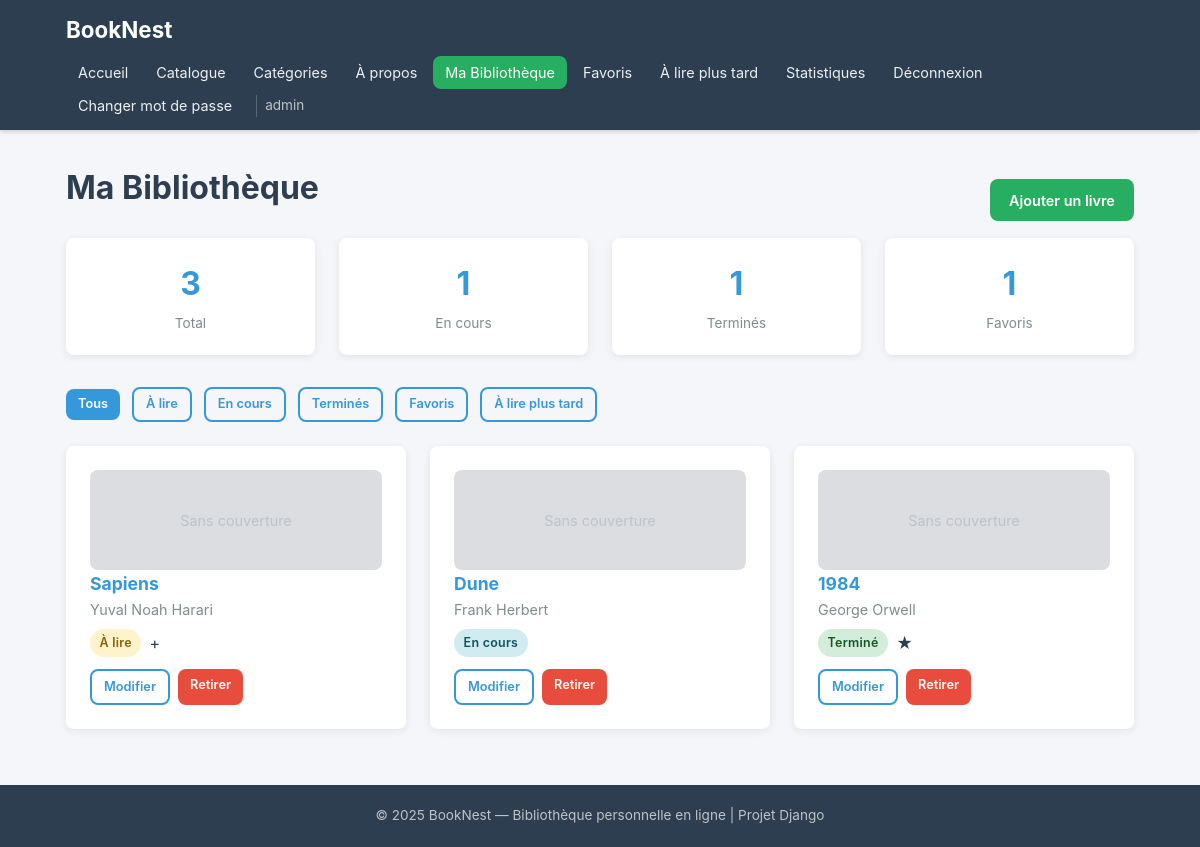
The page /my-books/ (signed in) on the database its author committed.
### books/models.py (models this page shows, shortened)
class UserBook(models.Model):
    class ReadingStatus(models.TextChoices):
        TO_READ = 'to_read', 'À lire'
        READING = 'reading', 'En cours'
        FINISHED = 'finished', 'Terminé'
    class Rating(models.IntegerChoices):
        ONE = 1, '★☆☆☆☆'
        TWO = 2, '★★☆☆☆'
        THREE = 3, '★★★☆☆'
        FOUR = 4, '★★★★☆'
        FIVE = 5, '★★★★★'
    user = models.ForeignKey(
        User,
        on_delete=models.CASCADE,
        related_name='user_books',
        verbose_name="Utilisateur"
    )
    book = models.ForeignKey(
        Book,
        on_delete=models.CASCADE,
        related_name='user_books',
        verbose_name="Livre"
    )
    reading_status = models.CharField(
        max_length=20,
        choices=ReadingStatus.choices,
        default=ReadingStatus.TO_READ,
        verbose_name="Statut de lecture"
    )
    added_date = models.DateTimeField(
        auto_now_add=True,
        verbose_name="Date d'ajout"
    )
    is_favorite = models.BooleanField(
        default=False,
        verbose_name="Favori"
    )
    is_read_later = models.BooleanField(
        default=False,
        verbose_name="À lire plus tard"
    )
    personal_note = models.TextField(
        blank=True,
        verbose_name="Note personnelle"
    )
    comment = models.TextField(
        blank=True,
        verbose_name="Commentaire"
    )
    rating = models.IntegerField(
        null=True,
        blank=True,
        choices=Rating.choices,
        validators=[MinValueValidator(1), MaxValueValidator(5)],
        verbose_name="Évaluation"
    )
    updated_at = models.DateTimeField(
        auto_now=True,
        verbose_name="Dernière modification"
    )
    class Meta:
        verbose_name = "Livre utilisateur"
        verbose_name_plural = "Livres utilisateurs"
        ordering = ['-added_date']
        unique_together = ('user', 'book')

class Book(models.Model):
    title = models.CharField(
        max_length=250,
        verbose_name="Titre"
    )
    author = models.CharField(
        max_length=250,
        verbose_name="Auteur"
    )
    isbn = models.CharField(
        max_length=13,
        blank=True,
        null=True,
        unique=True,
        verbose_name="ISBN"
    )
    summary = models.TextField(
        blank=True,
        verbose_name="Résumé"
    )
    publication_year = models.IntegerField(
        null=True,
        blank=True,
        verbose_name="Année de publication"
    )
    cover_image = models.ImageField(
        upload_to='book_covers/',
        blank=True,
        null=True,
        verbose_name="Image de couverture (fichier)"
    )
    cover_url = models.URLField(
        blank=True,
        null=True,
        verbose_name="URL de couverture (lien externe)"
    )
    category = models.ForeignKey(
        Category,
        on_delete=models.SET_NULL,
        null=True,
        blank=True,
        related_name='books',
        verbose_name="Catégorie"
    )
    added_to_catalog = models.DateTimeField(
        auto_now_add=True,
        verbose_name="Date d'ajout au catalogue"
    )
    class Meta:
        verbose_name = "Livre"
        verbose_name_plural = "Livres"
        ordering = ['-added_to_catalog']
        unique_together = ('title', 'author')

### books/views.py (the view)
# urls.py: path('my-books/', views.UserBookListView.as_view(), name='my-books'),
class UserBookListView(LoginRequiredMixin, ListView):
    model = UserBook
    template_name = 'books/userbook_list.html'
    context_object_name = 'user_books'
    paginate_by = 12
    def get_queryset(self):
        qs = UserBook.objects.filter(
            user=self.request.user
        ).select_related('book', 'book__category')
        status = self.request.GET.get('status')
        if status:
            qs = qs.filter(reading_status=status)
        if self.request.GET.get('favorite'):
            qs = qs.filter(is_favorite=True)
        if self.request.GET.get('read_later'):
            qs = qs.filter(is_read_later=True)
        ordering = self.request.GET.get('order', '-added_date')
        return qs.order_by(ordering)
    def get_context_data(self, **kwargs):
        context = super().get_context_data(**kwargs)
        user_qs = UserBook.objects.filter(user=self.request.user)
        context['total_books'] = user_qs.count()
        context['books_reading'] = user_qs.filter(reading_status='reading').count()
        context['books_finished'] = user_qs.filter(reading_status='finished').count()
        context['books_favorites'] = user_qs.filter(is_favorite=True).count()
        return context

### templates/books/userbook_list.html (shortened to what this page needs)
{% extends 'base.html' %}
{% block content %}
<div class="flex-between">
  <h1 class="page-title">{{ page_title|default:"Ma Bibliothèque" }}</h1>
  <a href="{% url 'userbook-create' %}" class="btn btn-success"
    >Ajouter un livre</a
  >
</div>
<div class="stats-row">
  <div class="stat-box">
    <div class="stat-number">{{ total_books }}</div>
    <div class="stat-label">Total</div>
  </div>
  <div class="stat-box">
    <div class="stat-number">{{ books_reading }}</div>
    <div class="stat-label">En cours</div>
  </div>
  <div class="stat-box">
    <div class="stat-number">{{ books_finished }}</div>
    <div class="stat-label">Terminés</div>
  </div>
  <div class="stat-box">
    <div class="stat-number">{{ books_favorites }}</div>
    <div class="stat-label">Favoris</div>
  </div>
</div>
<div class="filters">
  <a
    href="{% url 'my-books' %}"
    class="btn btn-sm {% if not request.GET.status and not request.GET.favorite and not request.GET.read_later %}btn-primary{% else %}btn-outline{% endif %}"
    >Tous</a
  >
  <a
    href="?status=to_read"
    class="btn btn-sm {% if request.GET.status == 'to_read' %}btn-warning{% else %}btn-outline{% endif %}"
    >À lire</a
  >
  <a
    href="?status=reading"
    class="btn btn-sm {% if request.GET.status == 'reading' %}btn-primary{% else %}btn-outline{% endif %}"
    >En cours</a
  >
  <a
    href="?status=finished"
    class="btn btn-sm {% if request.GET.status == 'finished' %}btn-success{% else %}btn-outline{% endif %}"
    >Terminés</a
  >
  <a
    href="?favorite=1"
    class="btn btn-sm {% if request.GET.favorite %}btn-warning{% else %}btn-outline{% endif %}"
    >Favoris</a
  >
  <a
    href="?read_later=1"
    class="btn btn-sm {% if request.GET.read_later %}btn-outline{% else %}btn-outline{% endif %}"
    >À lire plus tard</a
  >
</div>
<div class="card-grid">
  {% for user_book in user_books %}
  <div class="card">
    {% if user_book.book.cover_image %}
    <img
      src="{{ user_book.book.cover_image.url }}"
      alt="{{ user_book.book.title }}"
      style="
        width: 100%;
        height: 180px;
        object-fit: cover;
        border-radius: 4px;
        margin-bottom: 0.75rem;
      "
    />
    {% else %}
    <div
      class="detail-cover-placeholder"
      style="
        height: 100px;
        font-size: 0.9rem;
        display: flex;
        align-items: center;
        justify-content: center;
      "
    >
      Sans couverture
    </div>
    {% endif %}
    <h3 class="book-title">
      <a href="{% url 'book-detail' user_book.book.pk %}"
        >{{ user_book.book.title }}</a
      >
    </h3>
    <p class="book-author">{{ user_book.book.author }}</p>
    <div
      style="
        margin-top: 0.5rem;
        display: flex;
        gap: 0.5rem;
        flex-wrap: wrap;
        align-items: center;
      "
    >
      {% if user_book.reading_status == 'to_read' %}
      <span class="badge badge-to-read">À lire</span>
      {% elif user_book.reading_status == 'reading' %}
      <span class="badge badge-reading">En cours</span>
      {% elif user_book.reading_status == 'finished' %}
      <span class="badge badge-finished">Terminé</span>
      {% endif %} {% if user_book.is_favorite %}
      <span title="Favori">★</span>
      {% endif %} {% if user_book.is_read_later %}
      <span title="À lire plus tard">+</span>
      {% endif %}
    </div>
    <div style="margin-top: 0.75rem; display: flex; gap: 0.5rem">
      <a
        href="{% url 'userbook-update' user_book.pk %}"
        class="btn btn-outline btn-sm"
        >Modifier</a
      >
      <a
        href="{% url 'userbook-delete' user_book.pk %}"
        class="btn btn-danger btn-sm"
        >Retirer</a
      >
    </div>
  </div>
  {% endfor %}
</div>
 {% endblock %}

### templates/base.html (shortened to what this page needs)
{% load static %}
<!doctype html>
<html lang="fr">
  <head>
    <link rel="stylesheet" href="{% static 'css/style.css' %}" />
  </head>
  <body>
    <nav class="navbar">
      <div class="container nav-container">
        <a href="{% url 'home' %}" class="nav-brand">BookNest</a>
        <ul class="nav-links">
          <li><a href="{% url 'home' %}">Accueil</a></li>
          <li><a href="{% url 'catalogue' %}">Catalogue</a></li>
          <li><a href="{% url 'category-list' %}">Catégories</a></li>
          <li><a href="{% url 'about' %}">À propos</a></li>
          {% if user.is_authenticated %}
          <li>
            <a href="{% url 'my-books' %}" class="nav-highlight"
              >Ma Bibliothèque</a
            >
          </li>
          <li><a href="{% url 'my-favorites' %}">Favoris</a></li>
          <li><a href="{% url 'my-read-later' %}">À lire plus tard</a></li>
          <li><a href="{% url 'reading-stats' %}">Statistiques</a></li>
          <li>
            <form method="post" action="{% url 'accounts:logout' %}" class="logout-form">
              <button type="submit" class="btn-link">Déconnexion</button>
            </form>
          </li>
          <li><a href="{% url 'accounts:password_change' %}">Changer mot de passe</a></li>
          <li class="nav-user">{{ user.username }}</li>
          {% else %}
          <li><a href="{% url 'accounts:login' %}">Connexion</a></li>
          <li>
            <a href="{% url 'accounts:signup' %}" class="nav-highlight">Inscription</a>
          </li>
          {% endif %}
        </ul>
      </div>
    </nav>
    <main class="container main-content">
      {% block content %} {% endblock %}
    </main>
    <footer class="footer">
      <div class="container">
        <p>
          &copy; 2025 BookNest — Bibliothèque personnelle en ligne | Projet
          Django
        </p>
      </div>
    </footer>
  </body>
</html>

### static/css/style.css (style rules this page uses)
*, *::before, *::after { box-sizing: border-box; margin: 0; padding: 0; }
:root { --color-primary: #2c3e50; --color-secondary: #3498db; --color-accent: #27ae60; --color-warning: #f39c12; --color-danger: #e74c3c; --color-bg: #f5f6fa; --color-card: #ffffff; --color-text: #2c3e50; --color-text-light: #7f8c8d; --color-border: #dcdde1; --radius: 8px; --shadow: 0 2px 8px rgba(0, 0, 0, 0.08); --max-width: 1100px; }
body { font-family: -apple-system, BlinkMacSystemFont, "Segoe UI", Roboto, "Helvetica Neue", Arial, sans-serif; background: var(--color-bg); color: var(--color-text); line-height: 1.6; min-height: 100vh; display: flex; flex-direction: column; }
a { color: var(--color-secondary); text-decoration: none; transition: color 0.2s; }
.container { width: 100%; max-width: var(--max-width); margin: 0 auto; padding: 0 1rem; }
.navbar { background: var(--color-primary); padding: 0.75rem 0; box-shadow: 0 2px 4px rgba(0, 0, 0, 0.15); position: sticky; top: 0; z-index: 100; }
.nav-container { display: flex; align-items: center; justify-content: space-between; flex-wrap: wrap; gap: 0.5rem; }
.nav-brand { font-size: 1.4rem; font-weight: 700; color: #fff !important; }
.nav-links { list-style: none; display: flex; align-items: center; gap: 0.25rem; flex-wrap: wrap; }
.nav-links li a { color: #ecf0f1; padding: 0.5rem 0.75rem; border-radius: var(--radius); font-size: 0.9rem; transition: background 0.2s, color 0.2s; }
.nav-highlight { background: var(--color-accent) !important; color: #fff !important; }
.nav-user { color: #bdc3c7; font-size: 0.85rem; padding-left: 0.5rem; margin-left: 0.5rem; border-left: 1px solid rgba(255, 255, 255, 0.2); }
.logout-form { display: inline; }
.btn-link { background: none; border: none; color: #ecf0f1; cursor: pointer; font-size: 0.9rem; padding: 0.5rem 0.75rem; border-radius: var(--radius); transition: background 0.2s, color 0.2s; font-family: inherit; }
.main-content { flex: 1; padding-top: 2rem; padding-bottom: 2rem; }
.card { background: var(--color-card); border-radius: var(--radius); box-shadow: var(--shadow); padding: 1.5rem; margin-bottom: 1.5rem; transition: transform 0.2s, box-shadow 0.2s; }
.card-grid { display: grid; grid-template-columns: repeat(auto-fill, minmax(280px, 1fr)); gap: 1.5rem; }
.btn { display: inline-block; padding: 0.6rem 1.2rem; border-radius: var(--radius); font-size: 0.9rem; font-weight: 600; cursor: pointer; border: none; text-align: center; transition: background 0.2s, transform 0.1s; font-family: inherit; }
.btn-primary { background: var(--color-secondary); color: #fff; }
.btn-success { background: var(--color-accent); color: #fff; }
.btn-danger { background: var(--color-danger); color: #fff; }
.btn-outline { background: transparent; border: 2px solid var(--color-secondary); color: var(--color-secondary); }
.btn-sm { padding: 0.35rem 0.75rem; font-size: 0.8rem; }
.badge { display: inline-block; padding: 0.25rem 0.6rem; border-radius: 100px; font-size: 0.78rem; font-weight: 600; letter-spacing: 0.02em; }
.badge-to-read { background: #fff3cd; color: #856404; }
.badge-reading { background: #d1ecf1; color: #0c5460; }
.badge-finished { background: #d4edda; color: #155724; }
.page-title { font-size: 2rem; font-weight: 700; margin-bottom: 1.5rem; color: var(--color-primary); }
.book-title { font-size: 1.1rem; font-weight: 700; color: var(--color-primary); }
.book-author { color: var(--color-text-light); font-size: 0.9rem; }
.detail-cover-placeholder { width: 100%; height: 350px; background: var(--color-border); border-radius: var(--radius); display: flex; align-items: center; justify-content: center; font-size: 4rem; color: #bdc3c7; }
.stats-row { display: flex; gap: 1.5rem; flex-wrap: wrap; margin-bottom: 2rem; }
.stat-box { background: var(--color-card); border-radius: var(--radius); box-shadow: var(--shadow); padding: 1.25rem 1.5rem; text-align: center; min-width: 120px; flex: 1; }
.stat-number { font-size: 2rem; font-weight: 700; color: var(--color-secondary); }
.stat-label { font-size: 0.85rem; color: var(--color-text-light); margin-top: 0.25rem; }
.filters { display: flex; gap: 0.75rem; flex-wrap: wrap; margin-bottom: 1.5rem; align-items: center; }
.footer { background: var(--color-primary); color: #bdc3c7; text-align: center; padding: 1.25rem 0; margin-top: auto; font-size: 0.85rem; }
.flex-between { display: flex; justify-content: space-between; align-items: center; flex-wrap: wrap; gap: 1rem; }

### rows shown on the page
UserBook: shows "Sans couverture", book "Sapiens", book.author "Yuval Noah Harari", reading_status "À lire"
UserBook: shows "Sans couverture", book "Dune", book.author "Frank Herbert", reading_status "En cours"
UserBook: shows "Sans couverture", book "1984", book.author "George Orwell", reading_status "Terminé"

### other values the page prints
{{ user.username }} "admin"
{{ page_title|default:"Ma Bibliothèque" }} "Ma Bibliothèque"
{{ total_books }} "3"
{{ books_reading }} "1"
{{ books_finished }} "1"
{{ books_favorites }} "1"
